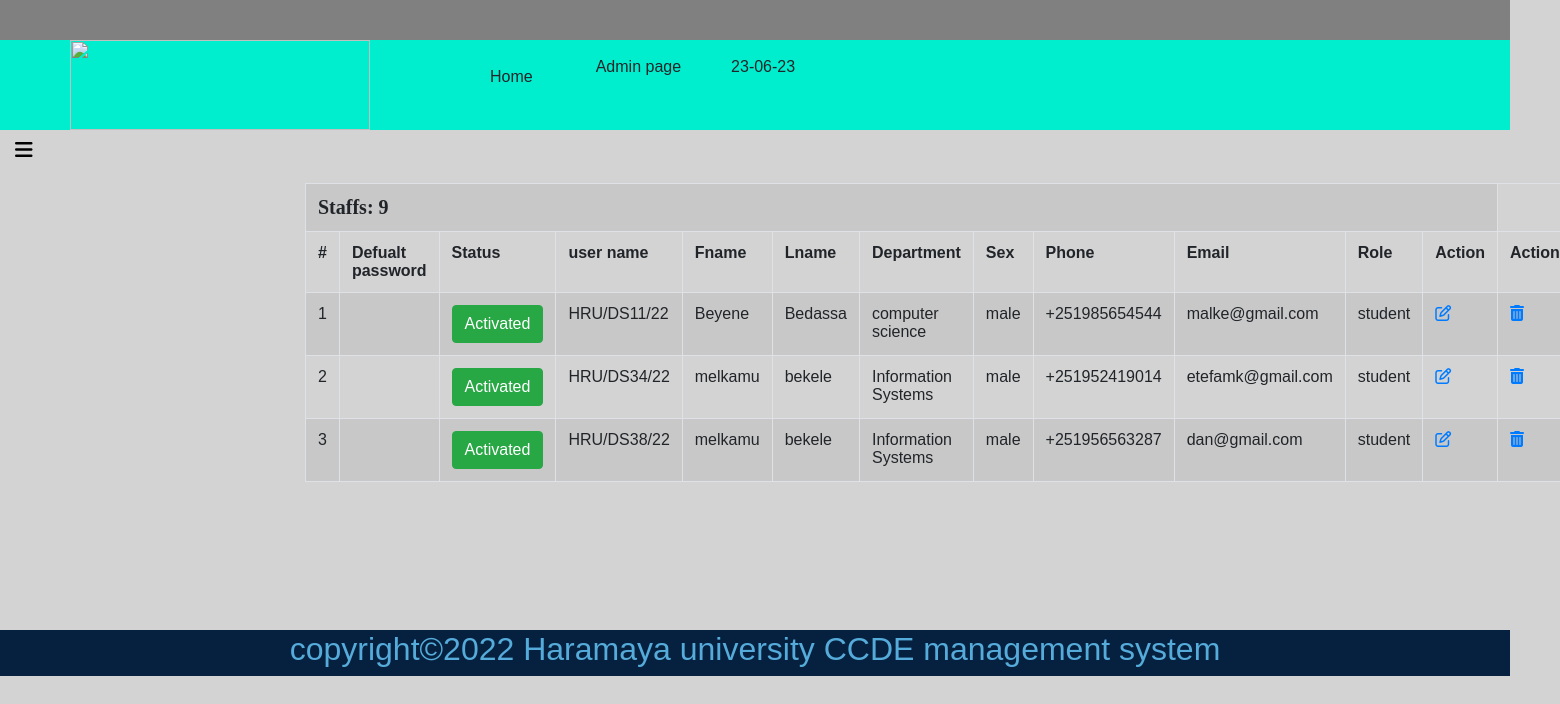
Screenshot of /Manage_student.php (signed in) with the database file from the repository.
### tables this page shows
CREATE TABLE `student_account` (
  `id` int(11) NOT NULL,
  `student_id` int(11) NOT NULL,
  `Uname` varchar(255) NOT NULL,
  `Password` varchar(255) NOT NULL,
  `Role` varchar(255) NOT NULL,
  `Status` int(1) NOT NULL
);

CREATE TABLE `student` (
  `stud_id` int(11) NOT NULL,
  `Fname` varchar(30) NOT NULL,
  `Mname` varchar(30) NOT NULL,
  `Lname` varchar(30) NOT NULL,
  `DOB` date NOT NULL,
  `sex` varchar(6) NOT NULL,
  `Mother_name` varchar(30) NOT NULL,
  `Nationality` varchar(50) NOT NULL,
  `Dept_id` int(11) NOT NULL,
  `Email` varchar(55) NOT NULL,
  `Phone` text NOT NULL,
  `Zone` varchar(30) NOT NULL,
  `Woreda` varchar(50) NOT NULL,
  `Kebele` varchar(50) NOT NULL,
  `Elementary` varchar(50) NOT NULL,
  `Preparatory` varchar(50) NOT NULL,
  `Upload_doc` longtext NOT NULL,
  `Request` varchar(55) NOT NULL DEFAULT 'pending'
);

CREATE TABLE `department` (
  `dept_id` int(11) NOT NULL,
  `pro_id` int(11) NOT NULL,
  `dept_name` varchar(30) NOT NULL
);

### Manage_student.php (the view, shortened to what this page needs)
<!DOCTYPE html>
<html>
<head>
  <link rel="stylesheet" href="bootstrap-4.0.0-dist/css/bootstrap.min.css" >
  <link rel="stylesheet" href="bootsrap/css/all.css" >
<link rel="stylesheet" type="text/css" href="stylle.css">
</head>
<body >
 <table border="0" width="1280px" bgcolor="lightgrey" align="center"  >
 	<tr>
        <td height="40px" bgcolor="grey" colspan="2">
        </td>
    </tr>
 	<tr>
 		<td height="90px" width="100px" bgcolor="Greece" >
  		    <img src="images/p2.png" width="300px" height="90px" style="margin-left: 70px">
        </td>
        <td width="100px" height="90px" colspan="2" bgcolor="Greece" >
       <ul>
           <li class="li"><a class="btn btn-default" href="Admin_page.php"> Home</a></li>
           <li class="li">Admin page</li>
           <li class="li"><?php echo date('d-m-y');?></li>
       </ul>
 		</td>
 	</tr>
 	<tr>
 		<td height="500px" colspan="1" width="270px">
          <?Php
              include('Side_bar_admin.php');
           ?>
     </td>
     <td style="padding-bottom: 100px;">
    <div class="container">
         <table class="table table-striped table-bordered table-hover" border="1" style="top: 0; margin-top: 20px; margin-left: -80px;">
            <tr>
                <td colspan="12">
                   <?php
                   include('connection.php');
                     $sql="SELECT *FROM student";
                    $res=mysqli_query($con,$sql);
                    $count=mysqli_num_rows($res);
                   ?>
                  <font style="font-weight: bold; font-size: 20; font-family: italic;">Staffs:  <?php  echo "$count" ?></font>
                </td>
            </tr>
            <tr>
                <th class="t_th" width="30px"> # </th>
                <th class="t_th" width="30px"> Defualt password </th>
                <th class="t_th" width="30px"> Status</th>
                <th class="t_th" width="200px"> user name </th>
                <th class="t_th" width="200px"> Fname </th>
                <th class="t_th" width="200px"> Lname </th>
                <th class="t_th" width="200px"> Department </th>
                <th class="t_th" width="200px"> Sex </th>
                <th class="t_th" width="200px"> Phone </th>
                <th class="t_th" width="200px"> Email </th>
                <th class="t_th" width="200px"> Role </th>
                <th class="t_th" width="50px"> Action </th>
            <th class="t_th" width="100px">Action</th>
            </tr>
              <?php
              include('connection.php');
                $sql="SELECT *FROM student_account INNER JOIN student ON student_account.student_id=student.stud_id";
                $res=mysqli_query($con,$sql);
                if ($count>0) {
             $num = 1;
                while ($rows=mysqli_fetch_assoc($res)) {
               $id = $rows['stud_id'];
               $dept=$rows['Dept_id'];
              $deptt=mysqli_query($con,"SELECT dept_name FROM department WHERE dept_id='$dept'");
              $rowss=mysqli_fetch_array($deptt);
             echo "<tr>";
              echo "<td >" .$num."</td>";
              echo "<td >   </td>";
              if($rows['Status']==1)
                    {
                        echo"<td ><a class='btn btn-success' href = 'deactive_student.php?enable=".$id."'>
                        <span  title='disable' onclick='isendis();'>Activated</span></a></td>";
                    }
                    else if($rows['Status']==0)
                    {
                       echo"<td style='height:30px;' align = 'center' width = '1'><a class='btn btn-warning' href = 'active_student.php?disable=".$id."'>
                       <span  title='enable' onclick='isendis();'>Deactivated</span></a></td>";
                    }
              echo "<td >" .$rows['Uname']."</td>";
              echo "<td >" .$rows['Fname']."</td>";
              echo "<td >" .$rows['Lname']."</td>";
              echo "<td >" .$rowss['dept_name']."</td>";
              echo "<td >" .$rows['sex']."</td>";
              echo "<td >" .$rows['Phone']."</td>";
              echo "<td >" .$rows['Email']."</td>";
              echo "<td >" .$rows['Role'] ."</td>";
              ?>
             <td><a href="update_student.php?s_id=<?php echo $rows['id'];?>" title="Edit student Details"><i class="fa fa-edit fa-1x"></i></a></td>
              <td><a onclick="return confirm('Are you sure you want to delete?')" href="delete_student.php?s_id={<?php echo $rows['id'];?>" title="delete student"><i class="fa fa-trash fa-1x"></i></a></td>
              <?php
               $num++;
                }
                   }
              ?>
          </table>
</div>
     </td>
   </tr>
   <tr>
   	   <td height="30px" colspan="2" bgcolor ="#06213F">
        <?php
            include ('footer.php');
        ?>
    </td>
   </tr>
 </table>
</body>
</html>

### Side_bar_admin.php (shortened to what this page needs)
<div class="menu_btn">
      <i class="fas fa-bars"></i>
  </div>

### footer.php
     <font color="#55ABDA" >
     <h2 align="center"> copyright&copy;2022 Haramaya university CCDE management system</h2>
</font>

### stylle.css (style rules this page uses)
* { margin: 0; padding: 0; box-sizing: border-box; font-family: "poppins", sans-serif; }
body { background-color: lightgrey; }
.menu_btn { position: absolute; color: black; font-size: 20px; margin: 15px; top: 0; margin-top: 140px; cursor: pointer; }

### Manage_student.php (style rules this page uses)
ul { position: relative; margin-left: 05%; display: flex; }
ul .li { padding-left: 50px; list-style: none; }

### rows the page displays
student_account: Uname "HRU/DS11/22", student.Fname "Beyene", student.Lname "Bedassa", department.dept_name "computer science", student.sex "male", student.Phone "+251985654544", student.Email "malke@gmail.com", Role "student"
student_account: Uname "HRU/DS34/22", student.Fname "melkamu", student.Lname "bekele", department.dept_name "Information Systems", student.sex "male", student.Phone "+251952419014", student.Email "etefamk@gmail.com", Role "student"
student_account: Uname "HRU/DS38/22", student.Fname "melkamu", student.Lname "bekele", department.dept_name "Information Systems", student.sex "male", student.Phone "+251956563287", student.Email "dan@gmail.com", Role "student"

### other values shown
$count "9"
